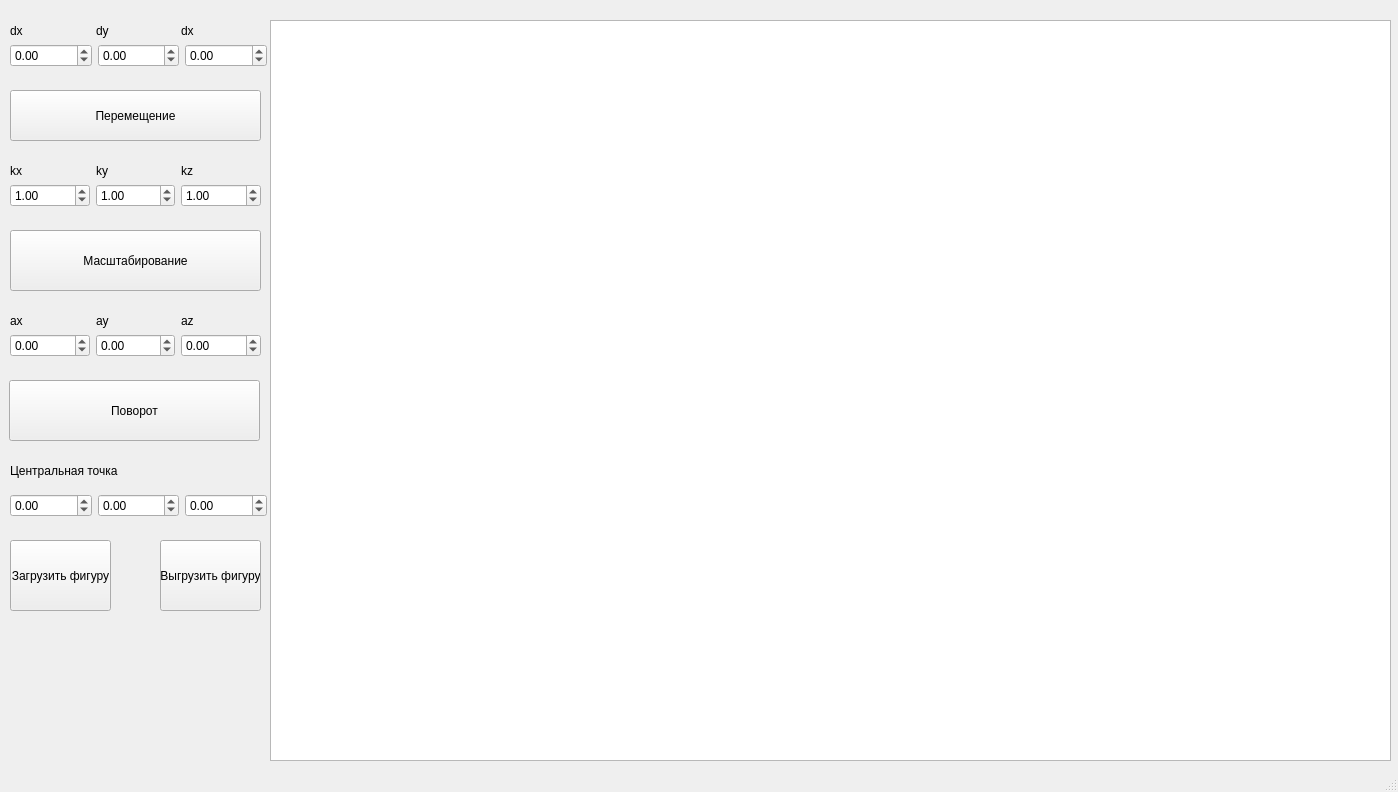
<?xml version="1.0" encoding="UTF-8"?>
<ui version="4.0">
 <class>MainWindow</class>
 <widget class="QMainWindow" name="MainWindow">
  <property name="geometry">
   <rect>
    <x>0</x>
    <y>0</y>
    <width>1398</width>
    <height>792</height>
   </rect>
  </property>
  <property name="windowTitle">
   <string>MainWindow</string>
  </property>
  <widget class="QWidget" name="centralwidget">
   <widget class="QGraphicsView" name="graphicsView">
    <property name="geometry">
     <rect>
      <x>270</x>
      <y>20</y>
      <width>1121</width>
      <height>741</height>
     </rect>
    </property>
   </widget>
   <widget class="QPushButton" name="movebutton">
    <property name="geometry">
     <rect>
      <x>10</x>
      <y>90</y>
      <width>251</width>
      <height>51</height>
     </rect>
    </property>
    <property name="text">
     <string>Перемещение</string>
    </property>
   </widget>
   <widget class="QPushButton" name="scalebutton">
    <property name="geometry">
     <rect>
      <x>10</x>
      <y>230</y>
      <width>251</width>
      <height>61</height>
     </rect>
    </property>
    <property name="text">
     <string>Масштабирование</string>
    </property>
   </widget>
   <widget class="QPushButton" name="rotatebutton">
    <property name="geometry">
     <rect>
      <x>9</x>
      <y>380</y>
      <width>251</width>
      <height>61</height>
     </rect>
    </property>
    <property name="text">
     <string>Поворот</string>
    </property>
   </widget>
   <widget class="QPushButton" name="loadbutton">
    <property name="geometry">
     <rect>
      <x>10</x>
      <y>540</y>
      <width>101</width>
      <height>71</height>
     </rect>
    </property>
    <property name="text">
     <string>Загрузить фигуру</string>
    </property>
   </widget>
   <widget class="QPushButton" name="savefigbutton">
    <property name="geometry">
     <rect>
      <x>160</x>
      <y>540</y>
      <width>101</width>
      <height>71</height>
     </rect>
    </property>
    <property name="text">
     <string>Выгрузить фигуру</string>
    </property>
   </widget>
   <widget class="QWidget" name="horizontalLayoutWidget">
    <property name="geometry">
     <rect>
      <x>10</x>
      <y>40</y>
      <width>257</width>
      <height>31</height>
     </rect>
    </property>
    <layout class="QHBoxLayout" name="horizontalLayout">
     <item>
      <widget class="QDoubleSpinBox" name="dx">
       <property name="minimum">
        <double>-10000.000000000000000</double>
       </property>
       <property name="maximum">
        <double>10000.000000000000000</double>
       </property>
      </widget>
     </item>
     <item>
      <widget class="QDoubleSpinBox" name="dy">
       <property name="minimum">
        <double>-10000.000000000000000</double>
       </property>
       <property name="maximum">
        <double>10000.000000000000000</double>
       </property>
      </widget>
     </item>
     <item>
      <widget class="QDoubleSpinBox" name="dz">
       <property name="minimum">
        <double>-10000.000000000000000</double>
       </property>
       <property name="maximum">
        <double>10000.000000000000000</double>
       </property>
      </widget>
     </item>
    </layout>
   </widget>
   <widget class="QWidget" name="horizontalLayoutWidget_2">
    <property name="geometry">
     <rect>
      <x>10</x>
      <y>20</y>
      <width>251</width>
      <height>21</height>
     </rect>
    </property>
    <layout class="QHBoxLayout" name="horizontalLayout_2">
     <item>
      <widget class="QLabel" name="label">
       <property name="text">
        <string>dx</string>
       </property>
      </widget>
     </item>
     <item>
      <widget class="QLabel" name="label_2">
       <property name="text">
        <string>dy</string>
       </property>
      </widget>
     </item>
     <item>
      <widget class="QLabel" name="label_3">
       <property name="text">
        <string>dx</string>
       </property>
      </widget>
     </item>
    </layout>
   </widget>
   <widget class="QWidget" name="horizontalLayoutWidget_5">
    <property name="geometry">
     <rect>
      <x>10</x>
      <y>160</y>
      <width>251</width>
      <height>21</height>
     </rect>
    </property>
    <layout class="QHBoxLayout" name="horizontalLayout_5">
     <item>
      <widget class="QLabel" name="label_12">
       <property name="text">
        <string>kx</string>
       </property>
      </widget>
     </item>
     <item>
      <widget class="QLabel" name="label_11">
       <property name="text">
        <string>ky</string>
       </property>
      </widget>
     </item>
     <item>
      <widget class="QLabel" name="label_10">
       <property name="text">
        <string>kz</string>
       </property>
      </widget>
     </item>
    </layout>
   </widget>
   <widget class="QWidget" name="horizontalLayoutWidget_6">
    <property name="geometry">
     <rect>
      <x>10</x>
      <y>310</y>
      <width>251</width>
      <height>21</height>
     </rect>
    </property>
    <layout class="QHBoxLayout" name="horizontalLayout_6">
     <item>
      <widget class="QLabel" name="label_9">
       <property name="text">
        <string>ax</string>
       </property>
      </widget>
     </item>
     <item>
      <widget class="QLabel" name="label_8">
       <property name="text">
        <string>ay</string>
       </property>
      </widget>
     </item>
     <item>
      <widget class="QLabel" name="label_7">
       <property name="text">
        <string>az</string>
       </property>
      </widget>
     </item>
    </layout>
   </widget>
   <widget class="QWidget" name="horizontalLayoutWidget_7">
    <property name="geometry">
     <rect>
      <x>10</x>
      <y>330</y>
      <width>251</width>
      <height>31</height>
     </rect>
    </property>
    <layout class="QHBoxLayout" name="horizontalLayout_7">
     <item>
      <widget class="QDoubleSpinBox" name="ax">
       <property name="minimum">
        <double>-360.000000000000000</double>
       </property>
       <property name="maximum">
        <double>360.000000000000000</double>
       </property>
       <property name="value">
        <double>0.000000000000000</double>
       </property>
      </widget>
     </item>
     <item>
      <widget class="QDoubleSpinBox" name="ay">
       <property name="minimum">
        <double>-360.000000000000000</double>
       </property>
       <property name="maximum">
        <double>360.000000000000000</double>
       </property>
       <property name="value">
        <double>0.000000000000000</double>
       </property>
      </widget>
     </item>
     <item>
      <widget class="QDoubleSpinBox" name="az">
       <property name="minimum">
        <double>-360.000000000000000</double>
       </property>
       <property name="maximum">
        <double>360.000000000000000</double>
       </property>
      </widget>
     </item>
    </layout>
   </widget>
   <widget class="QWidget" name="horizontalLayoutWidget_8">
    <property name="geometry">
     <rect>
      <x>10</x>
      <y>180</y>
      <width>251</width>
      <height>31</height>
     </rect>
    </property>
    <layout class="QHBoxLayout" name="horizontalLayout_8">
     <item>
      <widget class="QDoubleSpinBox" name="kx">
       <property name="minimum">
        <double>-99.000000000000000</double>
       </property>
       <property name="value">
        <double>1.000000000000000</double>
       </property>
      </widget>
     </item>
     <item>
      <widget class="QDoubleSpinBox" name="ky">
       <property name="minimum">
        <double>-99.000000000000000</double>
       </property>
       <property name="value">
        <double>1.000000000000000</double>
       </property>
      </widget>
     </item>
     <item>
      <widget class="QDoubleSpinBox" name="kz">
       <property name="minimum">
        <double>-90.000000000000000</double>
       </property>
       <property name="value">
        <double>1.000000000000000</double>
       </property>
      </widget>
     </item>
    </layout>
   </widget>
   <widget class="QLabel" name="label_4">
    <property name="geometry">
     <rect>
      <x>10</x>
      <y>450</y>
      <width>251</width>
      <height>41</height>
     </rect>
    </property>
    <property name="text">
     <string>Центральная точка</string>
    </property>
   </widget>
   <widget class="QWidget" name="horizontalLayoutWidget_3">
    <property name="geometry">
     <rect>
      <x>10</x>
      <y>490</y>
      <width>257</width>
      <height>31</height>
     </rect>
    </property>
    <layout class="QHBoxLayout" name="horizontalLayout_3">
     <item>
      <widget class="QDoubleSpinBox" name="xx">
       <property name="minimum">
        <double>-10000.000000000000000</double>
       </property>
       <property name="maximum">
        <double>10000.000000000000000</double>
       </property>
      </widget>
     </item>
     <item>
      <widget class="QDoubleSpinBox" name="yy">
       <property name="minimum">
        <double>-10000.000000000000000</double>
       </property>
       <property name="maximum">
        <double>10000.000000000000000</double>
       </property>
      </widget>
     </item>
     <item>
      <widget class="QDoubleSpinBox" name="zz">
       <property name="minimum">
        <double>-10000.000000000000000</double>
       </property>
       <property name="maximum">
        <double>10000.000000000000000</double>
       </property>
      </widget>
     </item>
    </layout>
   </widget>
  </widget>
  <widget class="QMenuBar" name="menubar">
   <property name="geometry">
    <rect>
     <x>0</x>
     <y>0</y>
     <width>1398</width>
     <height>22</height>
    </rect>
   </property>
  </widget>
  <widget class="QStatusBar" name="statusbar"/>
 </widget>
 <resources/>
 <connections/>
</ui>
